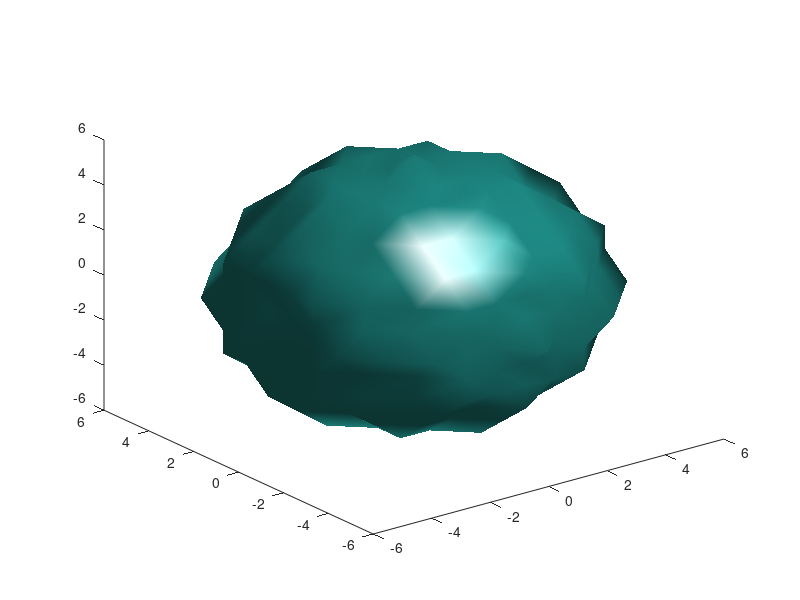

MATLAB code for this plot:
clc,clear,close all

[x,y,z] = meshgrid(-10:10);
a = 1;
b = 0;
c = 0;
R = 5;
surf1 = a.*x + b.*y + c.*z <= R;
surf2 = (a-1).*x + (b+1).*y + c.*z <= R;
surf3 = -a.*x + b.*y + c.*z <= R;
surf4 = (a-1).*x + -(b+1).*y + c.*z <= R;
spheres = x.^2 + y.^2 + z.^2 <= R.^2;

% isosurface(x,y,z,spheres,1e-5)
% 
% hold on 
% isosurface(x,y,z,surf1)
% isosurface(x,y,z,surf2)
% isosurface(x,y,z,surf3)
% isosurface(x,y,z,surf4)


surfi = surf1+spheres;
isosurface(x,y,z,surfi)